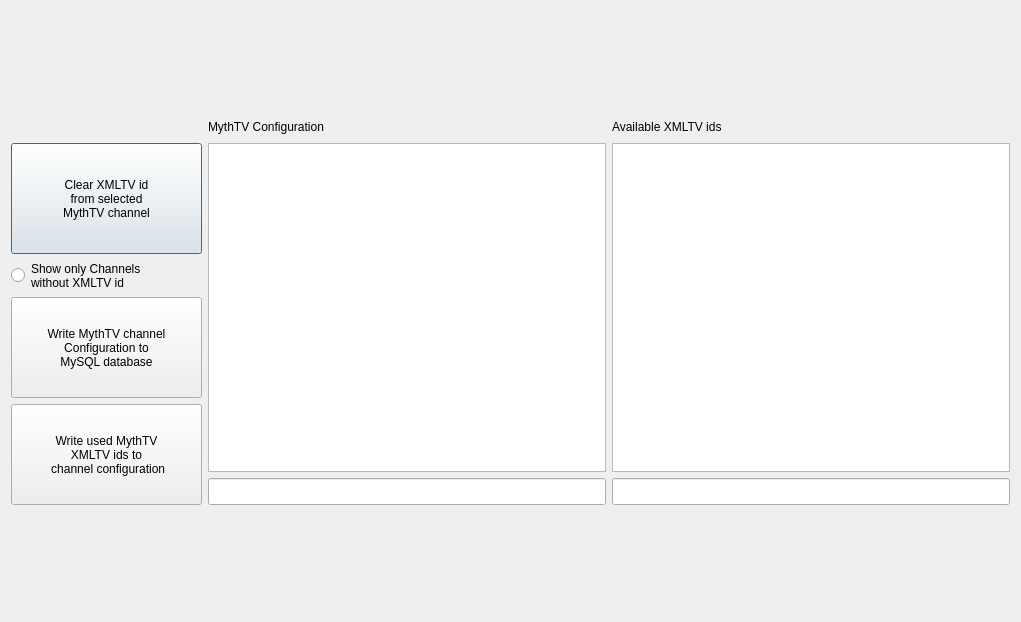
<?xml version="1.0" encoding="UTF-8"?>
<ui version="4.0">
 <class>Dialog</class>
 <widget class="QDialog" name="Dialog">
  <property name="geometry">
   <rect>
    <x>0</x>
    <y>0</y>
    <width>1021</width>
    <height>622</height>
   </rect>
  </property>
  <property name="minimumSize">
   <size>
    <width>400</width>
    <height>300</height>
   </size>
  </property>
  <property name="maximumSize">
   <size>
    <width>2000</width>
    <height>2000</height>
   </size>
  </property>
  <property name="windowTitle">
   <string>XMLTV MythTV Configurator</string>
  </property>
  <layout class="QGridLayout" name="gridLayout_3">
   <item row="0" column="0">
    <layout class="QGridLayout" name="gridLayout_2">
     <item row="0" column="1">
      <widget class="QLabel" name="labelMythtvConfig">
       <property name="minimumSize">
        <size>
         <width>0</width>
         <height>21</height>
        </size>
       </property>
       <property name="maximumSize">
        <size>
         <width>16777215</width>
         <height>21</height>
        </size>
       </property>
       <property name="text">
        <string>MythTV Configuration</string>
       </property>
      </widget>
     </item>
     <item row="0" column="2">
      <widget class="QLabel" name="labelXmltvConfig">
       <property name="minimumSize">
        <size>
         <width>0</width>
         <height>21</height>
        </size>
       </property>
       <property name="maximumSize">
        <size>
         <width>16777215</width>
         <height>21</height>
        </size>
       </property>
       <property name="text">
        <string>Available XMLTV ids</string>
       </property>
      </widget>
     </item>
     <item row="1" column="0">
      <widget class="QPushButton" name="clearMythtvXmlTvIdButton">
       <property name="sizePolicy">
        <sizepolicy hsizetype="Fixed" vsizetype="Fixed">
         <horstretch>0</horstretch>
         <verstretch>0</verstretch>
        </sizepolicy>
       </property>
       <property name="minimumSize">
        <size>
         <width>191</width>
         <height>111</height>
        </size>
       </property>
       <property name="maximumSize">
        <size>
         <width>191</width>
         <height>111</height>
        </size>
       </property>
       <property name="text">
        <string>Clear XMLTV id
from selected
MythTV channel</string>
       </property>
      </widget>
     </item>
     <item row="1" column="1" rowspan="4" colspan="2">
      <layout class="QGridLayout" name="gridLayout">
       <item row="0" column="0">
        <widget class="QListView" name="listViewMythtvConfig">
         <property name="horizontalScrollBarPolicy">
          <enum>Qt::ScrollBarAlwaysOff</enum>
         </property>
         <property name="editTriggers">
          <set>QAbstractItemView::NoEditTriggers</set>
         </property>
        </widget>
       </item>
       <item row="1" column="1">
        <widget class="QLineEdit" name="lineSearchXmltvConfig">
         <property name="minimumSize">
          <size>
           <width>0</width>
           <height>27</height>
          </size>
         </property>
         <property name="maximumSize">
          <size>
           <width>16777215</width>
           <height>27</height>
          </size>
         </property>
        </widget>
       </item>
       <item row="1" column="0">
        <widget class="QLineEdit" name="lineSearchMythtvConfig">
         <property name="minimumSize">
          <size>
           <width>0</width>
           <height>27</height>
          </size>
         </property>
         <property name="maximumSize">
          <size>
           <width>16777215</width>
           <height>27</height>
          </size>
         </property>
        </widget>
       </item>
       <item row="0" column="1">
        <widget class="QListView" name="listViewXmltvConfig">
         <property name="horizontalScrollBarPolicy">
          <enum>Qt::ScrollBarAlwaysOff</enum>
         </property>
         <property name="editTriggers">
          <set>QAbstractItemView::NoEditTriggers</set>
         </property>
        </widget>
       </item>
      </layout>
     </item>
     <item row="2" column="0">
      <widget class="QRadioButton" name="radioButtonWithoutXmlId">
       <property name="minimumSize">
        <size>
         <width>181</width>
         <height>31</height>
        </size>
       </property>
       <property name="maximumSize">
        <size>
         <width>181</width>
         <height>31</height>
        </size>
       </property>
       <property name="text">
        <string>Show only Channels
without XMLTV id</string>
       </property>
       <property name="checked">
        <bool>false</bool>
       </property>
      </widget>
     </item>
     <item row="3" column="0">
      <widget class="QPushButton" name="writeMythtvConfigButton">
       <property name="sizePolicy">
        <sizepolicy hsizetype="Fixed" vsizetype="Fixed">
         <horstretch>0</horstretch>
         <verstretch>0</verstretch>
        </sizepolicy>
       </property>
       <property name="minimumSize">
        <size>
         <width>191</width>
         <height>101</height>
        </size>
       </property>
       <property name="maximumSize">
        <size>
         <width>191</width>
         <height>101</height>
        </size>
       </property>
       <property name="text">
        <string>Write MythTV channel
Configuration to
MySQL database</string>
       </property>
      </widget>
     </item>
     <item row="4" column="0">
      <widget class="QPushButton" name="writeChannelConfigButton">
       <property name="sizePolicy">
        <sizepolicy hsizetype="Fixed" vsizetype="Fixed">
         <horstretch>0</horstretch>
         <verstretch>0</verstretch>
        </sizepolicy>
       </property>
       <property name="minimumSize">
        <size>
         <width>191</width>
         <height>101</height>
        </size>
       </property>
       <property name="maximumSize">
        <size>
         <width>191</width>
         <height>101</height>
        </size>
       </property>
       <property name="text">
        <string>Write used MythTV
XMLTV ids to
 channel configuration</string>
       </property>
      </widget>
     </item>
    </layout>
   </item>
  </layout>
 </widget>
 <resources/>
 <connections/>
</ui>
